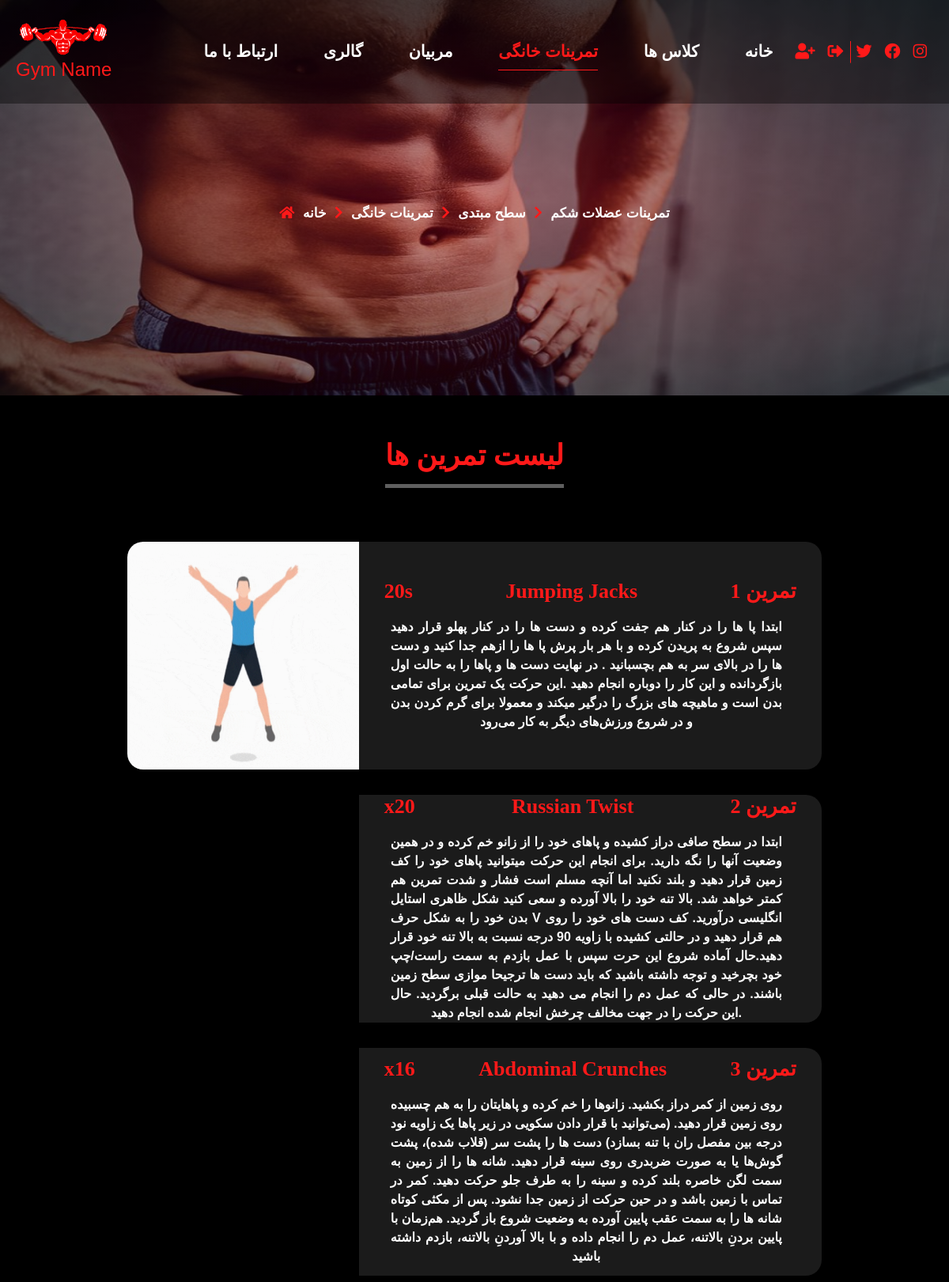
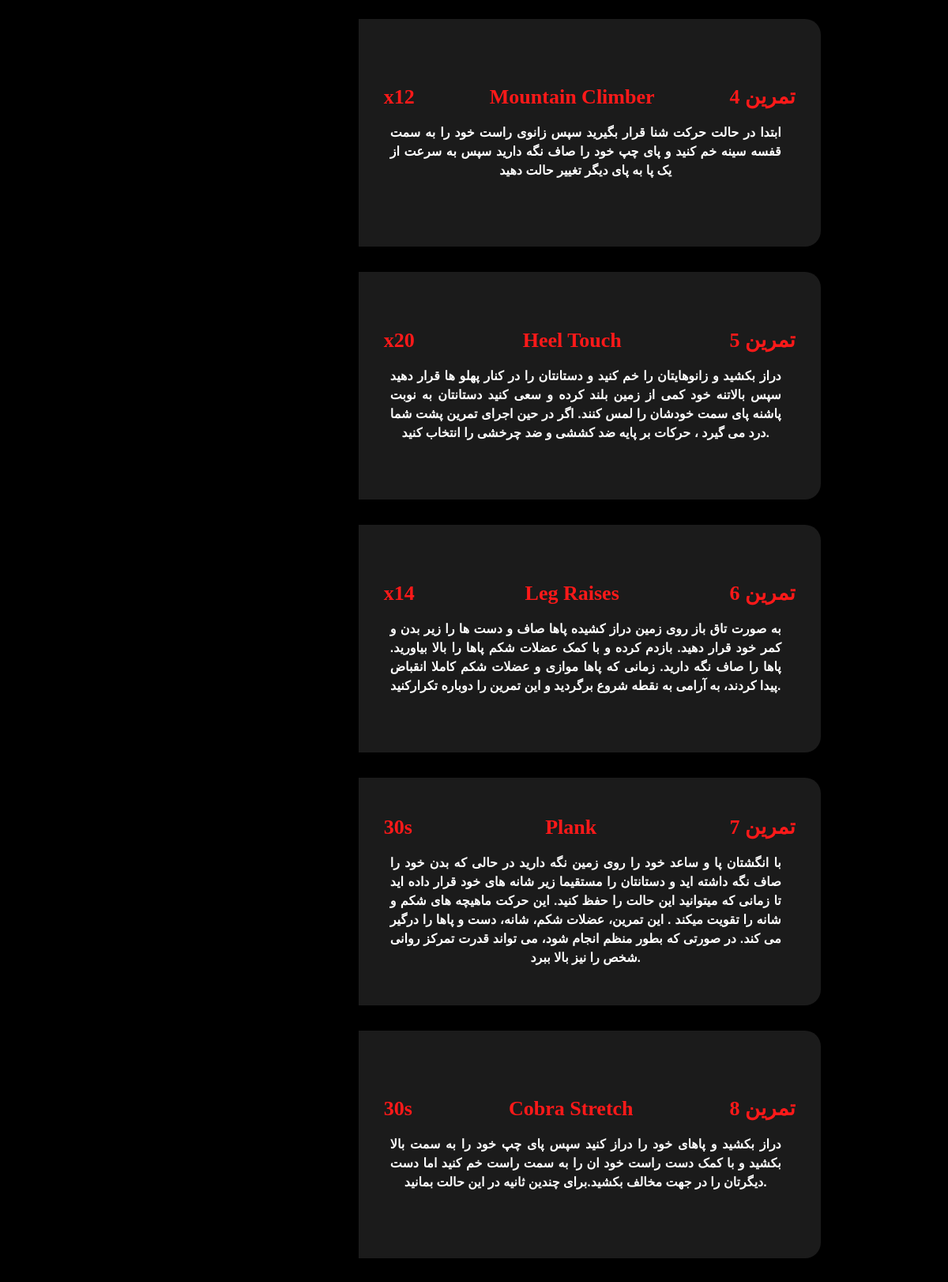
Screenshot of /workouts/workouts/4 (upper part) with the database file from the repository (2 pictures, top to bottom).
### workouts/models.py (models this page shows, shortened)
class Workout_List(models.Model):
    class Grade(models.TextChoices):
            grade1  = 'مبتدی', "مبتدی"
            grade2 = 'متوسط', "متوسط"
            grade3 = 'پیشرفته', "پیشرفته"
    title = models.CharField(max_length=200)
    grade = models.CharField(max_length=200,choices=Grade.choices)
    image = models.ImageField(upload_to='workout/workout_list/%Y/%m/%d')
    selected_workouts = models.ManyToManyField(Workouts,blank=True)
    is_published = models.BooleanField(default=True)
    class Meta:
        verbose_name_plural = "فهرست تمرینات"

class Workouts(models.Model):
     title = models.CharField(max_length=100)
     description = models.TextField()
     rule = models.CharField(max_length=20)
     image = models.ImageField(upload_to='workout/workouts/%Y/%m/%d')
     class Meta:
        verbose_name_plural = "تمرینات"

### workouts/views.py (the view)
# urls.py: path('workouts/', include('workouts.urls')),
def workouts(request,workout_id):
    workouts = get_object_or_404(Workout_List, pk=workout_id)
    context = {
        'workouts' : workouts,
        }
    return render(request, './workouts/workouts.html',context)

### pages/context_processors.py (called while the page is built, shortened)
def info(request):
    info = Contact_Info.objects.all()
    context = {
        'info' : info.first(),
    }
    all_users = User.objects.all()
    for user in all_users:
        active_registers , expired_registers = Register.objects.get_user_registers(user)
        for i in expired_registers:
            i.is_expired=True
            i.save()
    if request.user.is_authenticated:
        cart_obj, new_obj = Cart.objects.new_or_get(request.user)
        cart_count = cart_obj.selected_class.count() + cart_obj.online_selected_class.count()
        context.update({'cart_count' : cart_count})
    return(context)

### registers/models.py (called while the page is built)
def add_dates(sender, instance, *args, **kwrags):
    if instance.status == 'پرداخت شده':
        if instance.register_date is None and instance.expiration_date is None:
            instance.register_date = date.today()
            instance.expiration_date = date.today() + timedelta(days=1)

def pre_save_create_register_id(sender, instance, *args, **kwrags):
    if not instance.register_id:
        instance.register_id = unique_register_id_generator(instance)

def post_save_register(sender, instance, created, *args, **kwrags):
    if created:
        instance.update_total()

def change_cart_status(sender, instance, *args, **kwargs):
    if instance.status == "پرداخت شده":
        qs = Cart.objects.filter(id=instance.cart.id)
        qs.update(terminated=True)

    def get_user_registers(self,user):
        active_classes = []
        qs = self.get_queryset().filter(user=user, status="پرداخت شده")
        for i in qs:
            if i.expiration_date > date.today():
                active_classes.append(i)
        s = set(active_classes)
        expired_classes = [x for x in qs if x not in s]
        return active_classes, expired_classes

### templates/workouts/workouts.html (shortened to what this page needs)
{% extends 'base.html' %}
{% block content %}
  <section>
    <div class="banner" style="background-image: url('{{workouts.image.url }}');">
      <div class="page-address">
        <span><i class="fa fa-home"></i></span>
        <span>{{ workouts.title }}</span>
        <span><i class="fas fa-chevron-right"></i></span>
        <span>سطح {{ workouts.grade }}</span>
        <span><i class="fas fa-chevron-right"></i></span>
        <span>تمرینات خانگی</span>
        <span><i class="fas fa-chevron-right"></i></span>
        <span> خانه </span>
      </div>
    </div>
  </section>
  <section class="container-fluid my-5">
    <span class="simple-title">لیست تمرین ها</span>
  {% if not workouts.selected_workouts.all %}
  <div class="col-md-12">
    <p>هیچ تمرینی اضافه نشده است</p>
    </div>
{% else %}
    {% for workout in workouts.selected_workouts.all %}
    <div class="row no-gutters workout">
      <div class="col-md-6 workout-info order-md-2">
        <div class="workout-info-header">
          <h3>تمرین {{ forloop.counter }}</h3>
          <h3>{{workout.title}}</h3>
          <h3 style="font-family: Numberpile;">{{ workout.rule}}</h3>
        </div>
        <p>{{workout.description}}</p>
      </div>
      <div class="col-md-3 workout-image order-md-1">
        <img src="{{workout.image.url}}" alt="" />
      </div>
    </div>
    {% endfor%}
{% endif%}
  </section>
  {% endblock %}

### Gym_Website/static/css/workout.css (style rules this page uses)
body { background-color: black; color: white; font-weight: bolder; font-family: sans-serif; text-align: center; }
section { margin-bottom: 2em; }
i { color: #ff1919; }
.banner { height: 500px; background-repeat: no-repeat; background-size: 100% 100%; display: -webkit-box; display: -ms-flexbox; display: flex; -webkit-box-orient: vertical; -webkit-box-direction: normal; -ms-flex-direction: column; flex-direction: column; -webkit-box-align: center; -ms-flex-align: center; align-items: center; -webkit-box-pack: center; -ms-flex-pack: center; justify-content: center; }
.banner .page-address { margin-top: 2em; z-index: 1; }
.banner .page-address span { padding: 3px; font-size: calc(0.5vw + 11px); }
.banner::after { content: ""; position: absolute; top: 0; left: 0; height: 500px; width: 100%; background: radial-gradient(ellipse at center, rgba(181, 8, 8, 0.38) 0%, rgba(0, 0, 0, 0.6) 100%); background-size: 100% 100%; }
.simple-title { color: #ff1919; font-size: calc(12px + 2vw); display: inline-block; font-family: 'Segoe UI', Tahoma, Geneva, Verdana, sans-serif; margin-bottom: 1em; padding-bottom: 10px; border-bottom: solid 5px #5f5f5f; }
.workout { display: -webkit-box; display: -ms-flexbox; display: flex; -webkit-box-pack: center; -ms-flex-pack: center; justify-content: center; margin: 2em 0; }
.workout .workout-image img { max-width: 100%; min-height: 100%; margin: 0; padding: 0; border-top-left-radius: 20px; border-bottom-left-radius: 20px; }
.workout .workout-info { background-color: #1b1b1b; display: -webkit-box; display: -ms-flexbox; display: flex; -webkit-box-orient: vertical; -webkit-box-direction: normal; -ms-flex-direction: column; flex-direction: column; -webkit-box-pack: center; -ms-flex-pack: center; justify-content: center; border-top-right-radius: 20px; border-bottom-right-radius: 20px; height: 18em; }
.workout .workout-info p { text-align: justify; text-align-last: center; margin-top: 10px; margin-right: 50px; margin-left: 40px; color: white; font-size: calc(10px + 0.5vw); }
.workout .workout-info .workout-info-header { display: -webkit-box; display: -ms-flexbox; display: flex; -webkit-box-pack: justify; -ms-flex-pack: justify; justify-content: space-between; padding: 0 2em; color: #ff1919; margin-top: 15px; direction: rtl; font-family: "Times New Roman", Times, serif; }
.workout .workout-info .workout-info-header h3 { font-weight: bolder; font-size: calc(20px + 0.5vw); }

### rows the page displays
Workout_List: image (picture), title "تمرینات عضلات شکم", grade "مبتدی"
Workouts: title "Jumping Jacks", rule "20s", description "ابتدا پا ها را در کنار هم جفت کرده و دست ها را در کنار پهلو قرار دهید سپس شروع به پریدن کرده و با هر بار پرش پا ها را ازهم جدا کنید و دست ها را در بالای سر به هم بچسبانید . در نهایت دست ها و پاها را به حالت اول بازگردانده و این کار را دوباره انجام دهید .این حرکت یک تمرین برای تمامی بدن است و ماهیچه های بزرگ را درگیر میکند و معمولا برای گرم کردن بدن و در شروع ورزش‌های دیگر به کار می‌رود", image (picture)
Workouts: title "Russian Twist", rule "x20", description "ابتدا در سطح صافی دراز کشیده و پاهای خود را از زانو خم کرده و در همین وضعیت آنها را نگه دارید. برای انجام این حرکت میتوانید پاهای خود را کف زمین قرار دهید و بلند نکنید اما آنچه مسلم است فشار و شدت تمرین هم کمتر خواهد شد. بالا تنه خود را بالا آورده و سعی کنید شکل ظاهری استایل بدن خود را به شکل حرف V انگلیسی درآورید. کف دست های خود را روی هم قرار دهید و در حالتی کشیده با زاویه 90 درجه نسبت به بالا تنه خود قرار دهید.حال آماده شروع این حرت سپس با عمل بازدم به سمت راست/چپ خود بچرخید و توجه داشته باشید که باید دست ها ترجیحا موازی سطح زمین باشند. در حالی که عمل دم را انجام می دهید به حالت قبلی برگردید. حال این حرکت را در جهت مخالف چرخش انجام شده انجام دهید."
Workouts: title "Abdominal Crunches", rule "x16", description "روی زمین از کمر دراز بکشید. زانوها را خم کرده و پاهایتان را به هم چسبیده روی زمین قرار دهید. (می‌توانید با قرار دادن سکویی در زیر پاها یک زاویه نود درجه بین مفصل ران با تنه بسازد) دست ها را پشت سر (قلاب شده)، پشت گوش‌ها یا به صورت ضربدری روی سینه قرار دهید. شانه ها را از زمین به سمت لگن خاصره بلند کرده و سینه را به طرف جلو حرکت دهید. کمر در تماس با زمین باشد و در حین حرکت از زمین جدا نشود. پس از مکثی کوتاه شانه ها را به سمت عقب پایین آورده به وضعیت شروع باز گردید. هم‌زمان با پایین بردنِ بالاتنه، عمل دم را انجام داده و با بالا آوردنِ بالاتنه، بازدم داشته باشید"
Workouts: title "Mountain Climber", rule "x12", description "ابتدا در حالت حرکت شنا قرار بگیرید سپس زانوی راست خود را به سمت قفسه سینه خم کنید و پای چپ خود را صاف نگه دارید سپس به سرعت از یک پا به پای دیگر تغییر حالت دهید"
Workouts: title "Heel Touch", rule "x20", description "دراز بکشید و زانوهایتان را خم کنید و دستانتان را در کنار پهلو ها قرار دهید سپس بالاتنه خود کمی از زمین بلند کرده و سعی کنید دستانتان به نوبت پاشنه پای سمت خودشان را لمس کنند. اگر در حین اجرای تمرین پشت شما درد می گیرد ، حرکات بر پایه ضد کششی و ضد چرخشی را انتخاب کنید."
Workouts: title "Leg Raises", rule "x14", description "به صورت تاق باز روی زمین دراز کشیده پاها صاف و دست ها را زیر بدن و کمر خود قرار دهید. بازدم کرده و با کمک عضلات شکم پاها را بالا بیاورید. پاها را صاف نگه دارید. زمانی که پاها موازی و عضلات شکم کاملا انقباض پیدا کردند، به آرامی به نقطه شروع برگردید و این تمرین را دوباره تکرارکنید."
Workouts: title "Plank", rule "30s", description "با انگشتان پا و ساعد خود را روی زمین نگه دارید در حالی که بدن خود را صاف نگه داشته اید و دستانتان را مستقیما زیر شانه های خود قرار داده اید تا زمانی که میتوانید این حالت را حفظ کنید. این حرکت ماهیچه های شکم و شانه را تقویت میکند . این تمرین، عضلات شکم، شانه، دست و پاها را درگیر می کند. در صورتی که بطور منظم انجام شود، می تواند قدرت تمرکز روانی شخص را نیز بالا ببرد."
Workouts: title "Cobra Stretch", rule "30s", description "دراز بکشید و پاهای خود را دراز کنید سپس پای چپ خود را به سمت بالا بکشید و با کمک دست راست خود ان را به سمت راست خم کنید اما دست دیگرتان را در جهت مخالف بکشید.برای چندین ثانیه در این حالت بمانید."
